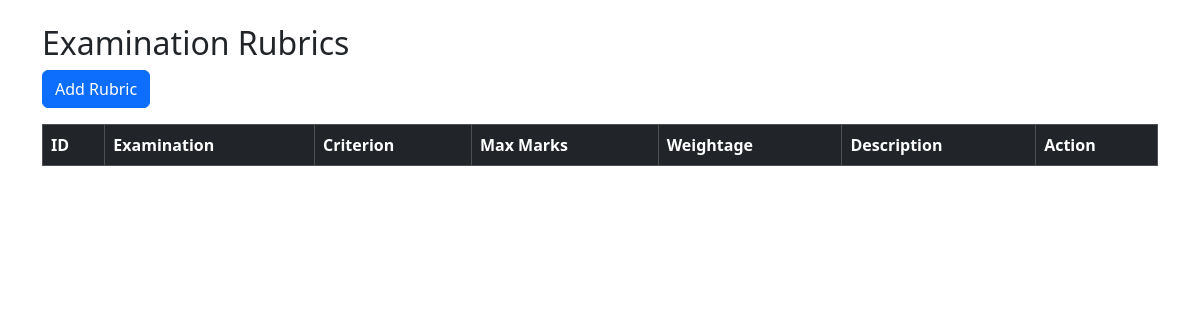
/admin/rubrics (signed in), run on an earlier commit of the app's database.
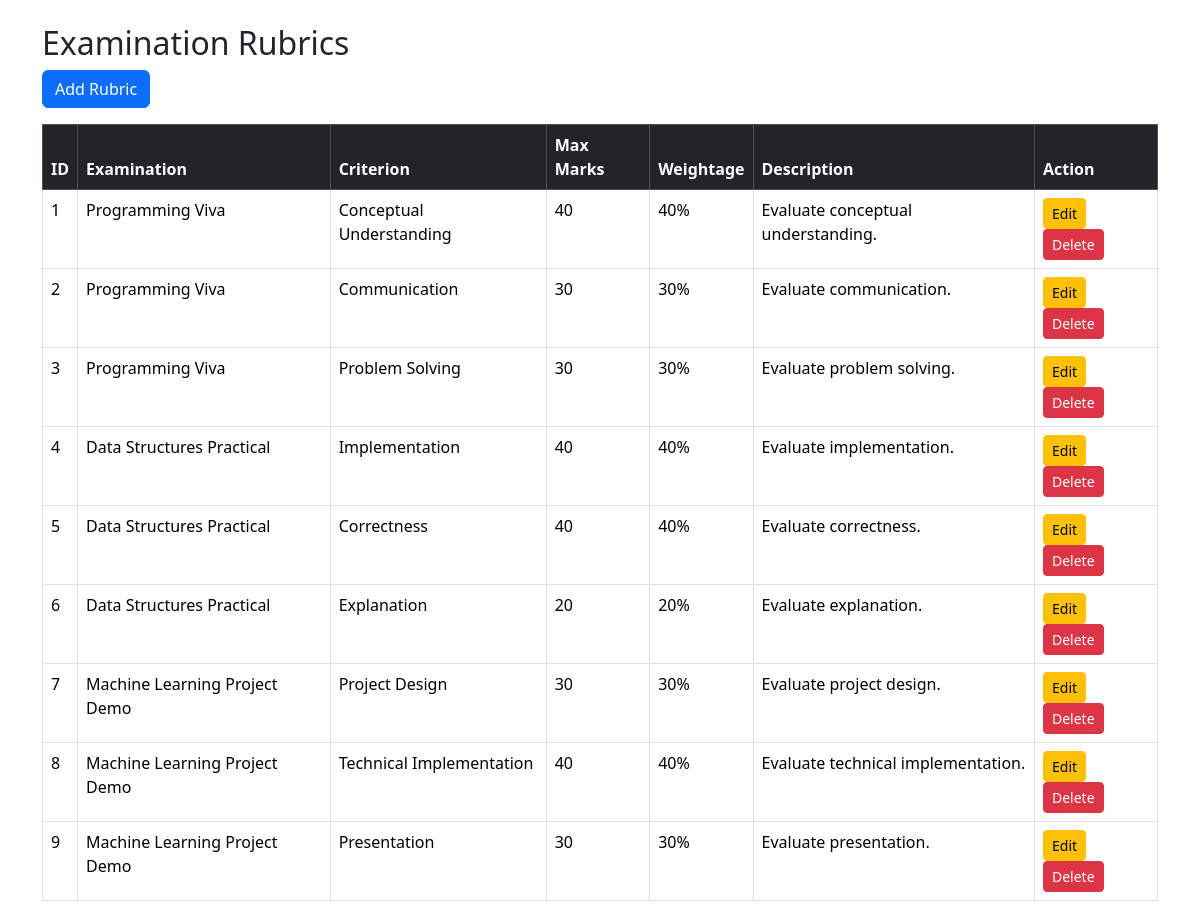
And on a later commit of the database.
### models.py (models this page shows)
class Rubric(db.Model):
    __tablename__ = "rubrics"
    id = db.Column(db.Integer, primary_key=True)
    examination_id = db.Column(db.Integer, db.ForeignKey("examinations.id"), nullable=False)
    criterion = db.Column(db.String(80))
    max_marks = db.Column(db.Integer)
    weightage = db.Column(db.Integer)
    description = db.Column(db.Text)
    examination = db.relationship(
            "Examination",
            backref="rubrics"
        )

class Examination(db.Model):
    __tablename__ = "examinations"
    id = db.Column(db.Integer, primary_key=True)
    course_id = db.Column(db.Integer, db.ForeignKey("courses.id"), nullable=False)
    examiner_id = db.Column(db.Integer, db.ForeignKey("users.id"), nullable=True)
    name = db.Column(db.String(100), nullable=False)
    exam_type = db.Column(db.String(30))
    duration = db.Column(db.Integer)
    max_marks = db.Column(db.Integer)
    slot_creation_start = db.Column(db.Date)
    slot_creation_end = db.Column(db.Date)
    booking_start = db.Column(db.Date)
    booking_end = db.Column(db.Date)
    status = db.Column(db.String(30))
    examiner = db.relationship(
        "User",
        foreign_keys=[examiner_id],
        backref="assigned_examinations"
    )
    course = db.relationship(
        "Course",
        backref="examinations"
    )

### app.py (the view)
@app.route("/admin/rubrics")
@login_required
def view_rubrics():
    if current_user.role != 'admin':
        return redirect(url_for("login"))
    rubrics = Rubric.query.all()
    return render_template("admin/rubrics.html", rubrics=rubrics)

### app.py (called while the page is built)
@login_manager.user_loader
def load_user(user_id):
    return db.session.get(User, int(user_id))

### templates/admin/rubrics.html (shortened to what this page needs)
<!DOCTYPE html>
<html>
<head>
    <link href="https://cdn.jsdelivr.net/npm/bootstrap@5.3.3/dist/css/bootstrap.min.css" rel="stylesheet">
</head>
<body>
    <div class="container mt-4">
        <h2>Examination Rubrics</h2>
        <a href="{{ url_for('add_rubrics') }}" class="btn btn-primary mb-3">
            Add Rubric
        </a>
        <table class="table table-bordered table-hover">
            <thead class="table-dark">
                <tr>
                    <th>ID</th>
                    <th>Examination</th>
                    <th>Criterion</th>
                    <th>Max Marks</th>
                    <th>Weightage</th>
                    <th>Description</th>
                    <th>Action</th>
                </tr>
            </thead>
            <tbody>
                {% for rubric in rubrics %}
                <tr>
                    <td>{{ rubric.id }}</td>
                    <td>{{ rubric.examination.name }}</td>
                    <td>{{ rubric.criterion }}</td>
                    <td>{{ rubric.max_marks }}</td>
                    <td>{{ rubric.weightage }}%</td>
                    <td>{{ rubric.description }}</td>
                    <td>
                        <a href="{{ url_for('edit_rubrics', id=rubric.id) }}" class="btn btn-warning btn-sm">
                            Edit
                        </a>
                        <a href="{{ url_for('delete_rubrics', id=rubric.id) }}" class="btn btn-danger btn-sm"
                            onclick="return confirm('Delete this rubric?')">
                            Delete
                        </a>
                    </td>
                </tr>
                {% endfor %}
            </tbody>
        </table>
    </div>
</body>
</html>

What changed in the data, as far as the page shows it:
added Rubric: id "1", examination.name "Programming Viva", criterion "Conceptual Understanding", max_marks "40", weightage "40", description "Evaluate conceptual understanding."
added Rubric: id "2", examination.name "Programming Viva", criterion "Communication", max_marks "30", weightage "30", description "Evaluate communication."
added Rubric: id "3", examination.name "Programming Viva", criterion "Problem Solving", max_marks "30", weightage "30", description "Evaluate problem solving."
added Rubric: id "4", examination.name "Data Structures Practical", criterion "Implementation", max_marks "40", weightage "40", description "Evaluate implementation."
added Rubric: id "5", examination.name "Data Structures Practical", criterion "Correctness", max_marks "40", weightage "40", description "Evaluate correctness."
added Rubric: id "6", examination.name "Data Structures Practical", criterion "Explanation", max_marks "20", weightage "20", description "Evaluate explanation."
added Rubric: id "7", examination.name "Machine Learning Project Demo", criterion "Project Design", max_marks "30", weightage "30", description "Evaluate project design."
added Rubric: id "8", examination.name "Machine Learning Project Demo", criterion "Technical Implementation", max_marks "40", weightage "40", description "Evaluate technical implementation."
added Rubric: id "9", examination.name "Machine Learning Project Demo", criterion "Presentation", max_marks "30", weightage "30", description "Evaluate presentation."
